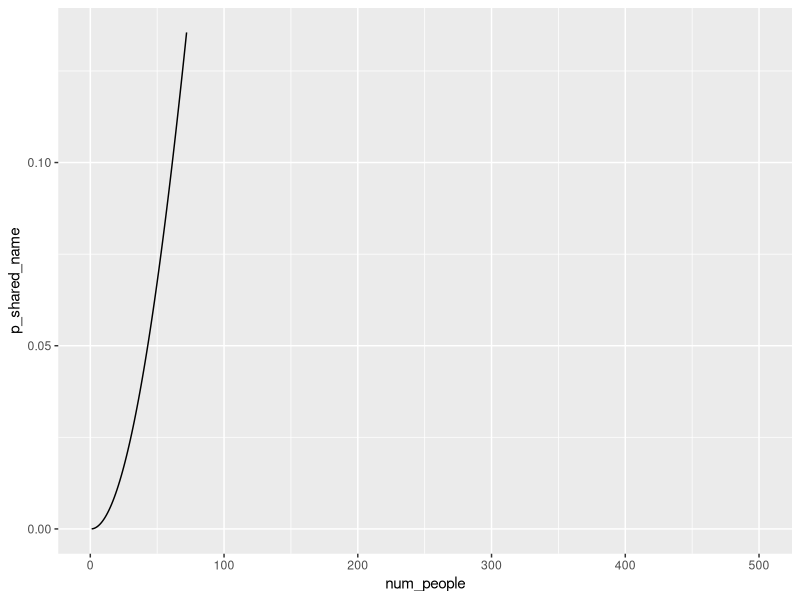
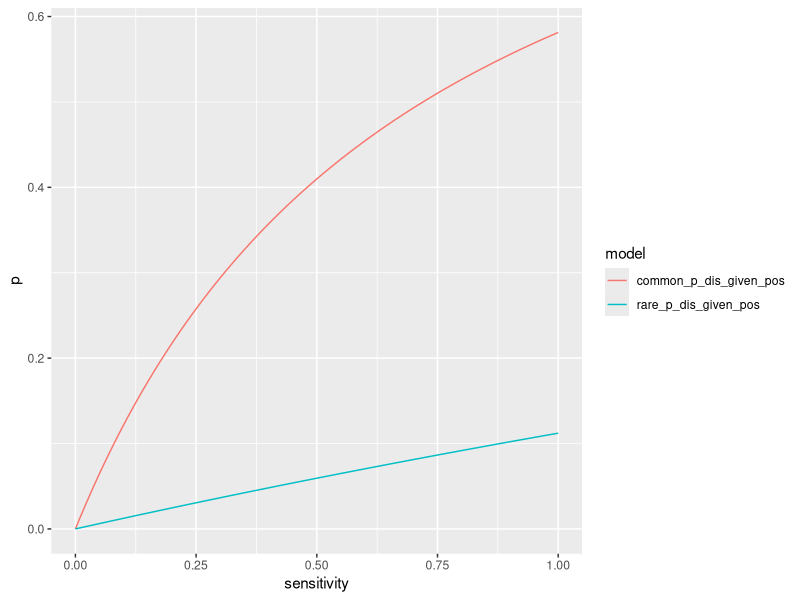
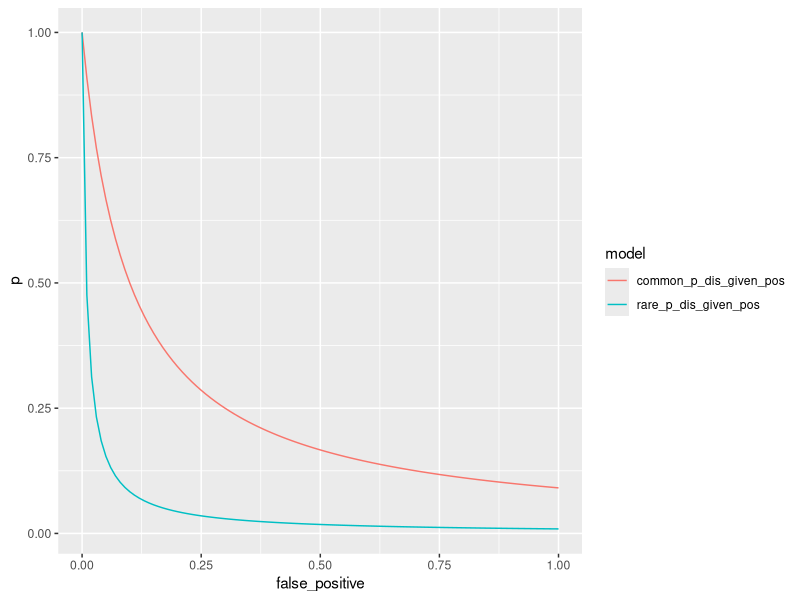
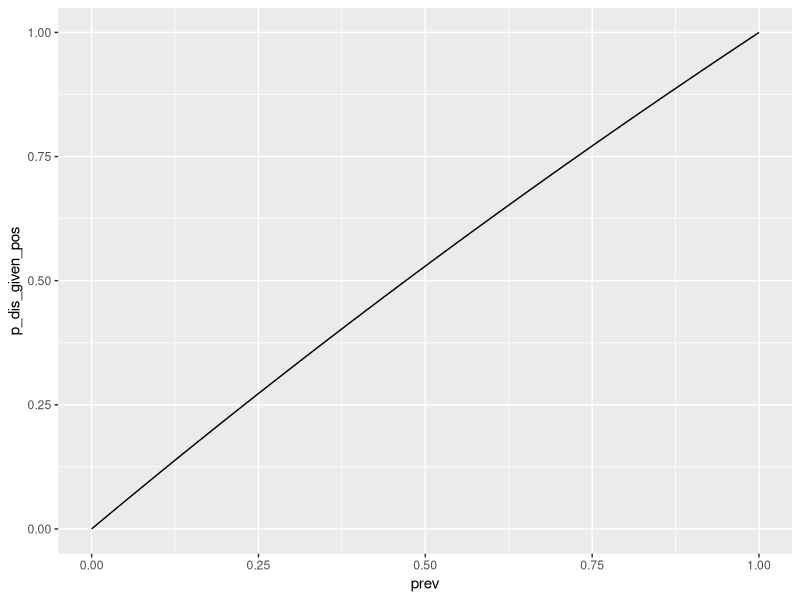
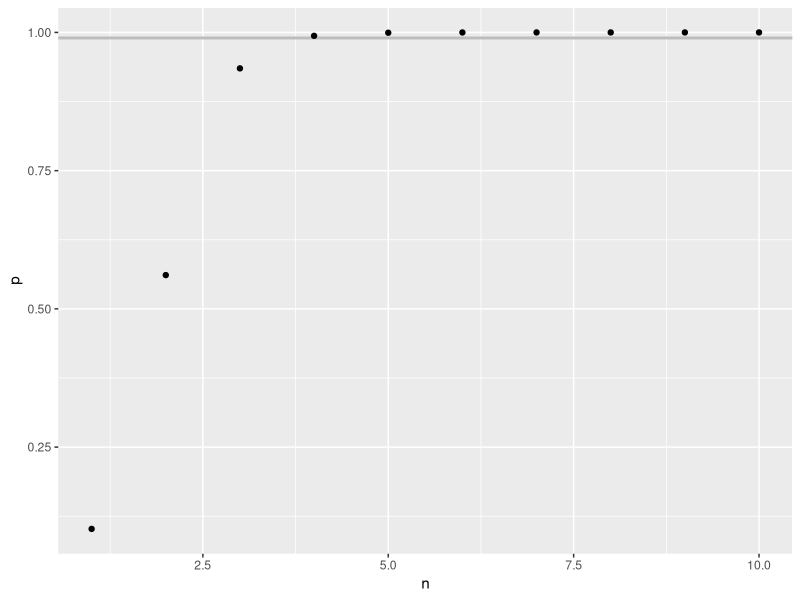

Source code (R) for these figures, in order:
## ---- chunk 1
library(tidyverse)
## ---- chunk 2

permuations <- function(n, k){
  #choose(n,k) * factorial(k)
  exp(lfactorial(n) - lfactorial(n-k))
}

num_letters <-  3
num_names <- 26 ** num_letters

dummy_data <- tibble(num_people = 1:500) %>% 
  mutate(p_shared_name = 1 - permuations(num_names, num_people) / (num_names**num_people))
dummy_data
## ---- chunk 3
p <- ggplot(data = dummy_data,
            mapping = aes(x = num_people, y = p_shared_name)
            )

p + geom_line()
## ---- chunk 4

library(tidyverse)


df = tibble(
  sensitivity = seq(0,1,0.01),
  false_positive = 0.08,
  prev_rare = 0.01,
  prev_common = 0.1
)

df %>% 
  mutate(rare_p_dis_given_pos = (sensitivity * prev_rare) / ((sensitivity * prev_rare) + (false_positive *(1 - prev_rare)))) %>%
  mutate(common_p_dis_given_pos = (sensitivity * prev_common) / ((sensitivity * prev_common) + (false_positive *(1 - prev_common)))) %>% 
  
  pivot_longer(cols = rare_p_dis_given_pos:common_p_dis_given_pos, names_to = "model", values_to = "p") %>% 

  ggplot(mapping = aes(x = sensitivity, y = p, colour = model)) +
    geom_line()
## ---- chunk 5
df = tibble(
  sensitivity = 0.9,
  false_positive = seq(0,1,0.01),
  prev_rare = 0.01,
  prev_common = 0.1
)

df %>% 
  mutate(rare_p_dis_given_pos = (sensitivity * prev_rare) / ((sensitivity * prev_rare) + (false_positive *(1 - prev_rare)))) %>%
  mutate(common_p_dis_given_pos = (sensitivity * prev_common) / ((sensitivity * prev_common) + (false_positive *(1 - prev_common)))) %>% 
  
  pivot_longer(cols = rare_p_dis_given_pos:common_p_dis_given_pos, names_to = "model", values_to = "p") %>% 

  ggplot(mapping = aes(x = false_positive, y = p, colour = model)) +
    geom_line()
## ---- chunk 6
df = tibble(
  sensitivity = 0.9,
  false_positive = 0.8,
  prev = seq(0,1,0.01)
)

df %>% 
  mutate(p_dis_given_pos = (sensitivity * prev) / ((sensitivity * prev) + (false_positive *(1 - prev)))) %>%

  ggplot(mapping = aes(x = prev, y = p_dis_given_pos)) +
    geom_line()
## ---- chunk 7
df = tibble(n = 1:10)
df %>% 
  mutate(p = (0.01*0.9^n) / ((0.01*0.9^n) + (0.99*0.08^n))
         ) %>% 
  
  ggplot(mapping = aes(x = n, y = p)) +
  
  geom_hline(yintercept = 0.99, color = "grey", size = 1) +
  geom_point()
  
